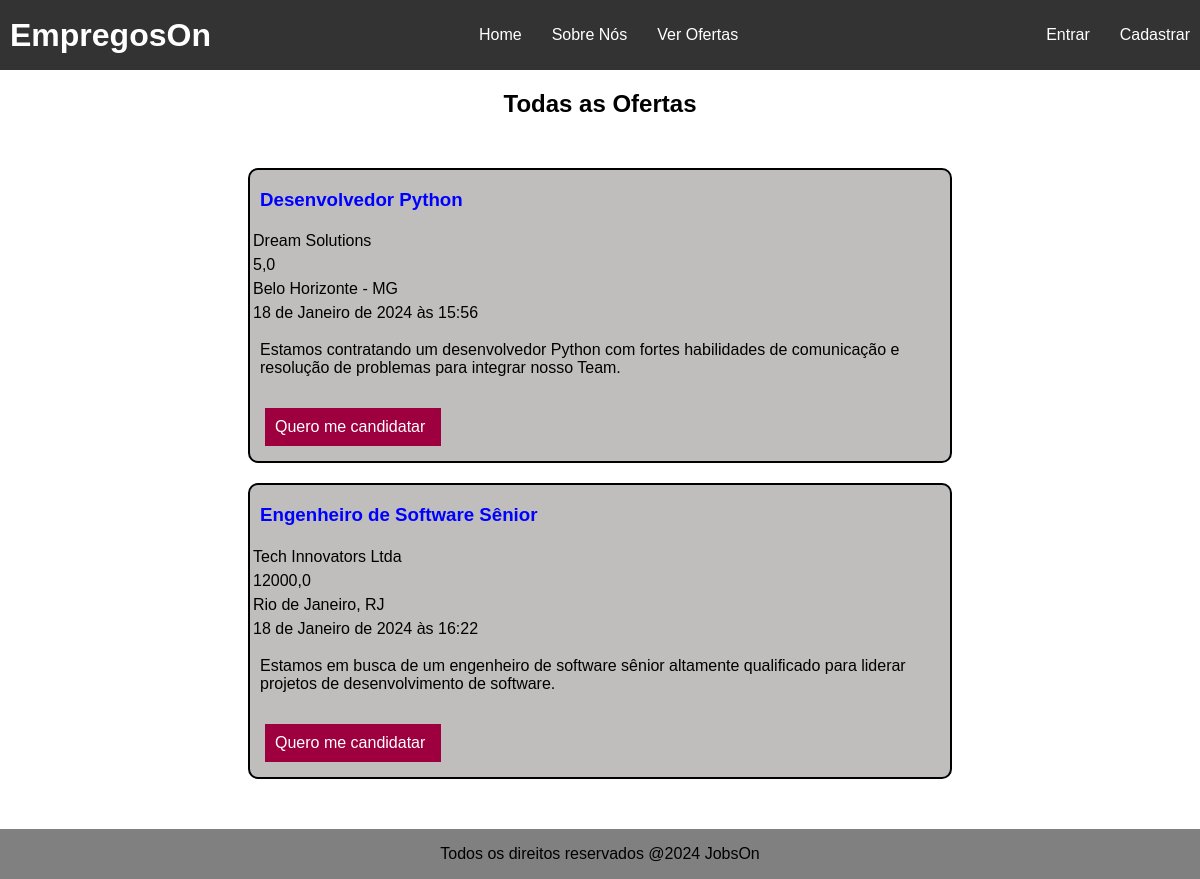
Screenshot of /job_list/ with the database file from the repository.
### jobs/models.py (models this page shows, shortened)
class JobOffer(models.Model):
    title = models.CharField(max_length=100)
    description = models.TextField()
    organization_name = models.CharField(max_length=100)
    location = models.CharField(max_length=100)
    publication_date = models.DateTimeField(auto_now_add=True)  # Adicionará automaticamente a data e hora ao campo
    offer_requirements = models.CharField(max_length=300)
    employment_type = models.CharField(max_length=100)
    salary = models.FloatField(default="Não informado")  # define que por padrão o campo é não informado
    organization_description = models.TextField()

### jobs/views.py (the view)
# urls.py: path('job_list/', JobOffersList.as_view(), name='job_list'),
class JobOffersList(ListView):
    template_name = 'job_list.html'
    model = JobOffer

### jobs/templates/job_list.html
{% extends 'base.html' %}
{% block styles %}
    {{ block.super }}
    {% load static %}
    <link rel="stylesheet" type="text/css" href="{% static 'css/job_list.css' %}">
{% endblock %}
{% block content %}
    <main>
        <h2 class="title-offer-page">Todas as Ofertas</h2>
        <section class="section-content">
        {% for offer in object_list %}
            <div class="offer-grid">
                <h3 class="offer-title">{{ offer.title }}</h3>
                <p class="p-offer">{{ offer.organization_name }}</p>
                <p class="p-offer">{{ offer.salary }}</p>
                <p class="p-offer"> {{ offer.location }}</p>
                <p class="p-offer"> {{ offer.publication_date }}</p>
                <p class="p-description"> {{ offer.description }}</p>
                <a class="btn-apply" href="/">Quero me candidatar</a>
            </div>
        {% endfor %}
        </section>
    </main>
{% endblock %}

### static/css/index.css (style rules this page uses)
body { margin: 0; font-family: Arial, sans-serif; display: flex; flex-direction: column; min-height: 100vh; }

### static/css/job_list.css (style rules this page uses)
body { background-color: white; }
.offer-grid { display: grid; grid-template-columns: 1fr; border: 2px solid black; border-radius: 10px; background-color: rgb(191, 190, 189); width: 700px; }
.offer-title { color: blue; margin-left: 10px; }
.title-offer-page { text-align: center; }
.p-offer { margin: 3px; }
.p-description { margin-left: 10px; }
.section-content { display: grid; margin: 50px; gap: 20px; background-color: white; justify-content: center; }
.btn-apply { color: white; text-decoration: none; background-color: rgb(158, 0, 63); width: 156px; padding: 10px; margin: 15px; }

### rows the page displays
JobOffer: title "Desenvolvedor Python", organization_name "Dream Solutions", salary "5,0", location "Belo Horizonte - MG", publication_date "18 de Janeiro de 2024 às 15:56", description "Estamos contratando um desenvolvedor Python com fortes habilidades de comunicação e resolução de problemas para integrar nosso Team."
JobOffer: title "Engenheiro de Software Sênior", organization_name "Tech Innovators Ltda", salary "12000,0", location "Rio de Janeiro, RJ", publication_date "18 de Janeiro de 2024 às 16:22", description "Estamos em busca de um engenheiro de software sênior altamente qualificado para liderar projetos de desenvolvimento de software."
